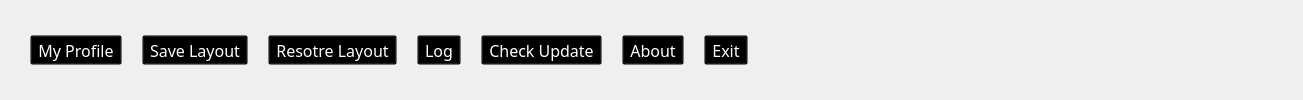
        <widget class="QWidget" name="tab_5">
         <attribute name="title">
          <string>Help</string>
         </attribute>
         <layout class="QHBoxLayout" name="horizontalLayout_8">
          <property name="spacing">
           <number>20</number>
          </property>
          <property name="leftMargin">
           <number>30</number>
          </property>
          <item>
           <widget class="QToolButton" name="btnProfile">
            <property name="font">
             <font>
              <family>Microsoft YaHei</family>
              <pointsize>12</pointsize>
             </font>
            </property>
            <property name="cursor">
             <cursorShape>PointingHandCursor</cursorShape>
            </property>
            <property name="styleSheet">
             <string notr="true">background:transparent; color:white;</string>
            </property>
            <property name="text">
             <string>My Profile</string>
            </property>
            <property name="icon">
             <iconset>
              <normaloff>res/profile.png</normaloff>res/profile.png</iconset>
            </property>
            <property name="iconSize">
             <size>
              <width>36</width>
              <height>36</height>
             </size>
            </property>
            <property name="toolButtonStyle">
             <enum>Qt::ToolButtonTextUnderIcon</enum>
            </property>
           </widget>
          </item>
          <item>
           <widget class="QToolButton" name="btnSaveLayout">
            <property name="font">
             <font>
              <family>Microsoft YaHei</family>
              <pointsize>12</pointsize>
             </font>
            </property>
            <property name="cursor">
             <cursorShape>PointingHandCursor</cursorShape>
            </property>
            <property name="styleSheet">
             <string notr="true">background:transparent;color:white</string>
            </property>
            <property name="text">
             <string>Save Layout</string>
            </property>
            <property name="icon">
             <iconset>
              <normaloff>res/layout.png</normaloff>res/layout.png</iconset>
            </property>
            <property name="iconSize">
             <size>
              <width>36</width>
              <height>36</height>
             </size>
            </property>
            <property name="toolButtonStyle">
             <enum>Qt::ToolButtonTextUnderIcon</enum>
            </property>
           </widget>
          </item>
          <item>
           <widget class="QToolButton" name="btnRestoreLayout">
            <property name="font">
             <font>
              <family>Microsoft YaHei</family>
              <pointsize>12</pointsize>
             </font>
            </property>
            <property name="cursor">
             <cursorShape>PointingHandCursor</cursorShape>
            </property>
            <property name="styleSheet">
             <string notr="true">background:transparent;color:white</string>
            </property>
            <property name="text">
             <string>Resotre Layout</string>
            </property>
            <property name="icon">
             <iconset>
              <normaloff>res/restore.png</normaloff>res/restore.png</iconset>
            </property>
            <property name="iconSize">
             <size>
              <width>36</width>
              <height>36</height>
             </size>
            </property>
            <property name="toolButtonStyle">
             <enum>Qt::ToolButtonTextUnderIcon</enum>
            </property>
           </widget>
          </item>
          <item>
           <widget class="QToolButton" name="btnLog">
            <property name="font">
             <font>
              <family>Microsoft YaHei</family>
              <pointsize>12</pointsize>
             </font>
            </property>
            <property name="cursor">
             <cursorShape>PointingHandCursor</cursorShape>
            </property>
            <property name="styleSheet">
             <string notr="true">background:transparent;color:white</string>
            </property>
            <property name="text">
             <string>Log</string>
            </property>
            <property name="icon">
             <iconset>
              <normaloff>res/log.png</normaloff>res/log.png</iconset>
            </property>
            <property name="iconSize">
             <size>
              <width>36</width>
              <height>36</height>
             </size>
            </property>
            <property name="toolButtonStyle">
             <enum>Qt::ToolButtonTextUnderIcon</enum>
            </property>
           </widget>
          </item>
          <item>
           <widget class="QToolButton" name="btnCheckUpdate">
            <property name="font">
             <font>
              <family>Microsoft YaHei</family>
              <pointsize>12</pointsize>
             </font>
            </property>
            <property name="cursor">
             <cursorShape>PointingHandCursor</cursorShape>
            </property>
            <property name="styleSheet">
             <string notr="true">background:transparent;color:white</string>
            </property>
            <property name="text">
             <string>Check Update</string>
            </property>
            <property name="icon">
             <iconset>
              <normaloff>res/update.png</normaloff>res/update.png</iconset>
            </property>
            <property name="iconSize">
             <size>
              <width>36</width>
              <height>36</height>
             </size>
            </property>
            <property name="toolButtonStyle">
             <enum>Qt::ToolButtonTextUnderIcon</enum>
            </property>
           </widget>
          </item>
          <item>
           <widget class="QToolButton" name="btnAbout">
            <property name="font">
             <font>
              <family>Microsoft YaHei</family>
              <pointsize>12</pointsize>
             </font>
            </property>
            <property name="cursor">
             <cursorShape>PointingHandCursor</cursorShape>
            </property>
            <property name="styleSheet">
             <string notr="true">background:transparent;color:white</string>
            </property>
            <property name="text">
             <string>About</string>
            </property>
            <property name="icon">
             <iconset>
              <normaloff>res/about.png</normaloff>res/about.png</iconset>
            </property>
            <property name="iconSize">
             <size>
              <width>36</width>
              <height>36</height>
             </size>
            </property>
            <property name="toolButtonStyle">
             <enum>Qt::ToolButtonTextUnderIcon</enum>
            </property>
           </widget>
          </item>
          <item>
           <widget class="QToolButton" name="btnExit">
            <property name="font">
             <font>
              <family>Microsoft YaHei</family>
              <pointsize>12</pointsize>
             </font>
            </property>
            <property name="cursor">
             <cursorShape>PointingHandCursor</cursorShape>
            </property>
            <property name="styleSheet">
             <string notr="true">background:transparent;color:white</string>
            </property>
            <property name="text">
             <string>Exit</string>
            </property>
            <property name="icon">
             <iconset>
              <normaloff>res/exit.png</normaloff>res/exit.png</iconset>
            </property>
            <property name="iconSize">
             <size>
              <width>36</width>
              <height>36</height>
             </size>
            </property>
            <property name="toolButtonStyle">
             <enum>Qt::ToolButtonTextUnderIcon</enum>
            </property>
           </widget>
          </item>
          <item>
           <spacer name="horizontalSpacer_2">
            <property name="orientation">
             <enum>Qt::Horizontal</enum>
            </property>
            <property name="sizeHint" stdset="0">
             <size>
              <width>544</width>
              <height>20</height>
             </size>
            </property>
           </spacer>
          </item>
         </layout>
        </widget>
